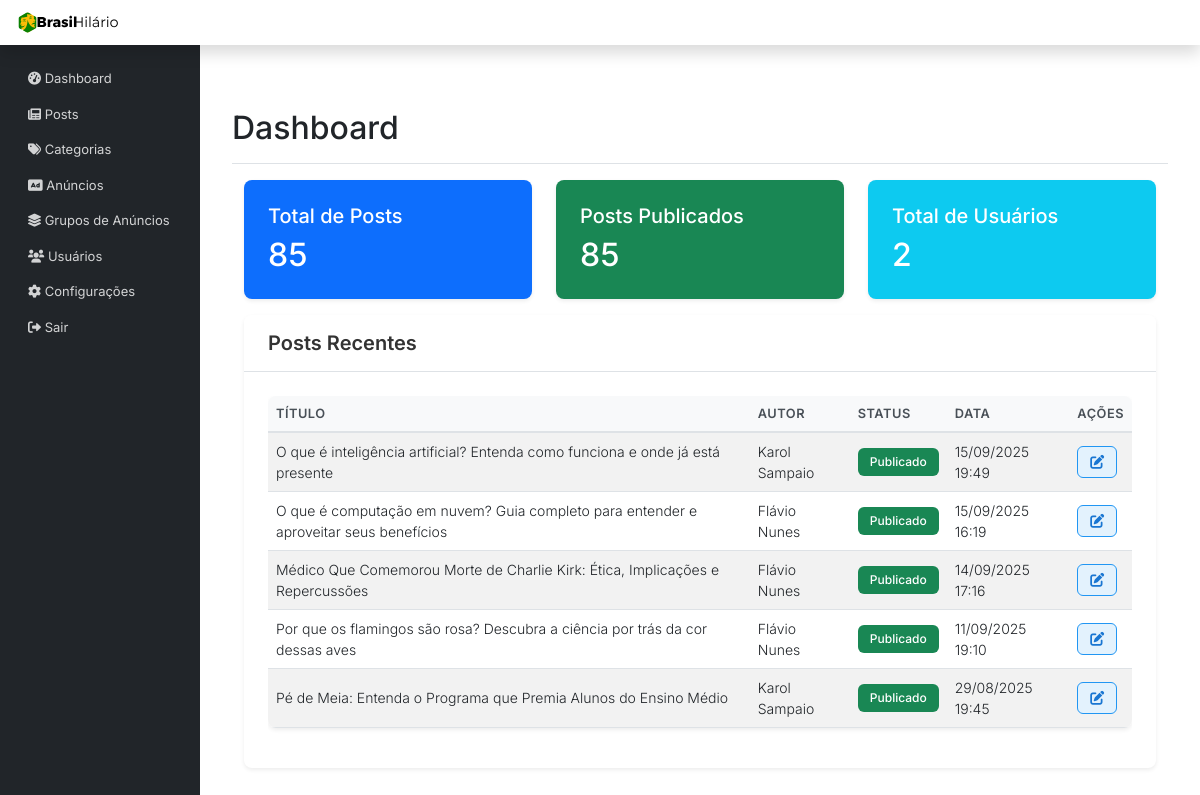
Page /admin/index.php (signed in) on the committed database.
### tables this page shows
CREATE TABLE `posts` (
  `id` int(11) NOT NULL,
  `titulo` varchar(255) NOT NULL,
  `resumo` text,
  `slug` varchar(255) NOT NULL,
  `conteudo` longtext NOT NULL,
  `editor_type` enum('tinymce','markdown') NOT NULL DEFAULT 'tinymce',
  `data_publicacao` datetime NOT NULL DEFAULT CURRENT_TIMESTAMP,
  `publicado` tinyint(1) NOT NULL DEFAULT '1',
  `imagem_destacada` varchar(255) DEFAULT NULL,
  `visualizacoes` int(11) NOT NULL DEFAULT '0',
  `categoria_id` int(11) NOT NULL,
  `autor_id` int(11) DEFAULT NULL,
  `criado_em` datetime DEFAULT CURRENT_TIMESTAMP,
  `atualizado_em` datetime DEFAULT CURRENT_TIMESTAMP ON UPDATE CURRENT_TIMESTAMP
);

CREATE TABLE `usuarios` (
  `id` int(11) NOT NULL,
  `nome` varchar(100) DEFAULT NULL,
  `email` varchar(100) DEFAULT NULL,
  `senha` varchar(255) DEFAULT NULL,
  `tipo` enum('admin','editor','autor') NOT NULL DEFAULT 'autor',
  `avatar` varchar(255) DEFAULT NULL,
  `biografia` text,
  `ultimo_login` datetime DEFAULT NULL,
  `status` enum('ativo','inativo','bloqueado') NOT NULL DEFAULT 'ativo',
  `criado_em` datetime DEFAULT CURRENT_TIMESTAMP
);

### admin/index.php (the view, shortened to what this page needs)
<?php
require_once '../includes/db.php';
$total_posts = 0;
$posts_publicados = 0;
$total_usuarios = 0;
$posts_recentes = [];
try {
    $stmt = $pdo->query("SELECT COUNT(*) as total FROM posts");
    $total_posts = $stmt->fetch(PDO::FETCH_ASSOC)['total'];
    $stmt = $pdo->query("SELECT COUNT(*) as total FROM posts WHERE publicado = 1");
    $posts_publicados = $stmt->fetch(PDO::FETCH_ASSOC)['total'];
    $stmt = $pdo->query("SELECT COUNT(*) as total FROM usuarios");
    $total_usuarios = $stmt->fetch(PDO::FETCH_ASSOC)['total'];
    $stmt = $pdo->query("
        SELECT p.id, p.titulo, p.data_publicacao, p.publicado, p.visualizacoes, u.nome as autor
        FROM posts p
        LEFT JOIN usuarios u ON p.autor_id = u.id
        ORDER BY p.data_publicacao DESC
        LIMIT 5
    ");
    $posts_recentes = $stmt->fetchAll(PDO::FETCH_ASSOC);
} catch (Exception $e) {
    error_log("Erro ao obter estatísticas: " . $e->getMessage());
    $error = "Erro ao carregar estatísticas. Por favor, tente novamente mais tarde.";
}
include 'includes/header.php';
?>
<div class="d-flex justify-content-between flex-wrap flex-md-nowrap align-items-center pt-3 pb-2 mb-3 border-bottom">
    <h1 class="h2">Dashboard</h1>
</div>
            <div class="row">
                <div class="col-md-4 mb-4">
                    <div class="card bg-primary text-white">
                        <div class="card-body">
                            <h5 class="card-title">Total de Posts</h5>
                            <h2 class="card-text"><?php echo $total_posts; ?></h2>
                        </div>
                    </div>
                </div>
                <div class="col-md-4 mb-4">
                    <div class="card bg-success text-white">
                        <div class="card-body">
                            <h5 class="card-title">Posts Publicados</h5>
                            <h2 class="card-text"><?php echo $posts_publicados; ?></h2>
                        </div>
                    </div>
                </div>
                <div class="col-md-4 mb-4">
                    <div class="card bg-info text-white">
                        <div class="card-body">
                            <h5 class="card-title">Total de Usuários</h5>
                            <h2 class="card-text"><?php echo $total_usuarios; ?></h2>
                        </div>
                    </div>
                </div>
            </div>
            <div class="row">
                <div class="col-md-12">
                    <div class="card">
                        <div class="card-header">
                            <h5 class="card-title mb-0">Posts Recentes</h5>
                        </div>
                        <div class="card-body">
                            <div class="table-responsive">
                                <table class="table table-striped">
                                    <thead>
                                        <tr>
                                            <th>Título</th>
                                            <th>Autor</th>
                                            <th>Status</th>
                                            <th>Data</th>
                                            <th>Ações</th>
                                        </tr>
                                    </thead>
                                    <tbody>
                                        <?php foreach ($posts_recentes as $post): ?>
                                        <tr>
                                            <td><?php echo htmlspecialchars($post['titulo'] ?? ''); ?></td>
                                            <td><?php echo htmlspecialchars($post['autor'] ?? 'Sem autor'); ?></td>
                                            <td>
                                                <span class="badge bg-<?php echo ($post['publicado'] ?? 0) ? 'success' : 'warning'; ?>">
                                                    <?php echo ($post['publicado'] ?? 0) ? 'Publicado' : 'Rascunho'; ?>
                                                </span>
                                            </td>
                                            <td><?php echo date('d/m/Y H:i', strtotime($post['data_publicacao'] ?? 'now')); ?></td>
                                            <td>
                                                <a href="editar-post.php?id=<?php echo $post['id']; ?>" class="btn btn-sm btn-primary">
                                                    <i class="fas fa-edit"></i>
                                                </a>
                                            </td>
                                        </tr>
                                        <?php endforeach; ?>
                                    </tbody>
                                </table>
                            </div>
                        </div>
                    </div>
                </div>
            </div>
<?php include 'includes/footer.php'; ?>

### admin/css-custom/style-custom-adm.css (style rules this page uses)
html, body { height: 100%; }
body { display: flex; flex-direction: column; }
.row { flex: 1; display: flex; }
.col-md-9.ms-sm-auto.col-lg-10.px-md-4 > * { flex: 0 0 auto; }
.card { height: auto; display: block; }
.card-body { flex: none; }
.table-responsive { flex: none; display: block; }
.table { flex: none; }
.d-flex.justify-content-between, .btn-group, .alert, .nav-tabs, .tab-content { flex: none; display: block; }
.row .col-md-12, .row .col-md-6, .row .col-md-4, .row .col-md-3 { flex: none; display: block; }
.d-flex { display: flex !important; }
.mb-3, .mb-4, .mb-5 { margin-bottom: 1rem !important; }
.btn-toolbar, .d-flex.justify-content-between { margin-top: 0; margin-bottom: 1rem; }
.card-header h5 { color: #333; font-weight: 600; }
.btn { border-radius: 0.375rem; font-weight: 500; }
.badge { font-size: 0.875rem; padding: 0.5rem 0.75rem; }
.table { border-radius: 0.5rem; overflow: hidden; box-shadow: 0 0.125rem 0.25rem rgba(0, 0, 0, 0.075); }
.table thead th { background-color: #f8f9fa; border-bottom: 2px solid #dee2e6; font-weight: 600; color: #495057; text-transform: uppercase; font-size: 0.8rem; letter-spacing: 0.5px; }
.table tbody a { color: #007bff; text-decoration: none; font-weight: 500; }
.btn-sm { padding: 0.375rem 0.75rem; font-size: 0.875rem; border-radius: 0.375rem; font-weight: 500; transition: all 0.2s ease; border: 1px solid; display: inline-flex; align-items: center; justify-content: center; min-height: 32px; line-height: 1; }
.btn-sm i { color: inherit; display: inline-block; vertical-align: middle; line-height: 1; font-size: 0.875rem; width: 1em; height: 1em; text-align: center; }
.btn-sm.btn-primary { background-color: #e3f2fd; border-color: #2196f3; color: #1976d2; }
.btn-sm.btn-primary i { color: inherit; }

### admin/includes/header.php (style rules this page uses)
body { font-family: 'Inter', sans-serif; }
.row { margin-left: 0; margin-right: 0; }
.container-fluid .row { margin: 0; }
.col-md-9.ms-sm-auto.col-lg-10.px-md-4 > * { width: 100%; max-width: 100%; }
html, body { height: 100%; }
body { display: flex; flex-direction: column; }
.row { flex: 1; display: flex; }
.col-md-9.ms-sm-auto.col-lg-10.px-md-4 > * { flex: 0 0 auto; }
.card, .table-responsive, form, .alert, .nav-tabs, .tab-content { flex: none; display: block; }
.row .col-md-12, .row .col-md-6, .row .col-md-4, .row .col-md-3 { flex: none; display: block; }
.d-flex { display: flex !important; }
.card { border: none; box-shadow: 0 0.125rem 0.25rem rgba(0, 0, 0, 0.075); border-radius: 0.5rem; }
.card-header { background-color: #fff; border-bottom: 1px solid #dee2e6; border-radius: 0.5rem 0.5rem 0 0 !important; padding: 1rem 1.5rem; }
.card-body { padding: 1.5rem; }
.table th { border-top: none; font-weight: 600; color: #495057; background-color: #f8f9fa; }
.table td { vertical-align: middle; }
.btn { border-radius: 0.375rem; font-weight: 500; }
.badge { font-size: 0.75rem; font-weight: 500; }

### rows in the picture
posts: titulo "O que é inteligência artificial? Entenda como funciona e onde já está presente", autor.nome "Karol Sampaio", publicado "Publicado", data_publicacao "15/09/2025 19:49"
posts: titulo "O que é computação em nuvem? Guia completo para entender e aproveitar seus benefícios", autor.nome "Flávio Nunes", publicado "Publicado", data_publicacao "15/09/2025 16:19"
posts: titulo "Médico Que Comemorou Morte de Charlie Kirk: Ética, Implicações e Repercussões", autor.nome "Flávio Nunes", publicado "Publicado", data_publicacao "14/09/2025 17:16"
posts: titulo "Por que os flamingos são rosa? Descubra a ciência por trás da cor dessas aves", autor.nome "Flávio Nunes", publicado "Publicado", data_publicacao "11/09/2025 19:10"
posts: titulo "Pé de Meia: Entenda o Programa que Premia Alunos do Ensino Médio", autor.nome "Karol Sampaio", publicado "Publicado", data_publicacao "29/08/2025 19:45"

### other values in the picture
$total_posts "85"
$posts_publicados "85"
$total_usuarios "2"
